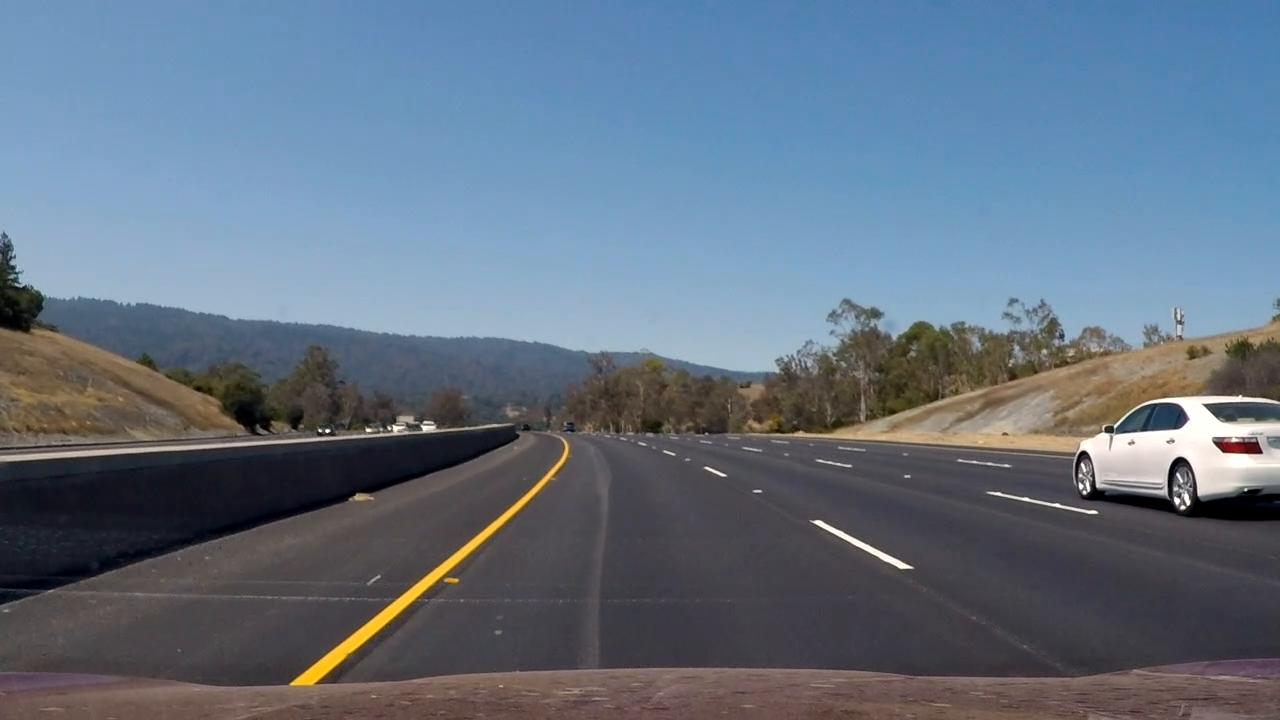
#> input picture test_images/proj_vid_frame8.jpg, 1280 x 720 px
$ jupyter execute --allow-errors extract-cars.ipynb   (shell and % lines are left out)   (older library calls are emulated)
#> lines starting #> are read from the running program, lines starting #| are printed output that depends on the picture
## Data wrangling
Create additional image samples to augment the provided images from the project ([car](https://s3.amazonaws.com/udacity-sdc/Vehicle_Tracking/vehicles.zip) and [notcar](https://s3.amazonaws.com/udacity-sdc/Vehicle_Tracking/non-vehicles.zip)) using the [Udacity data set](https://github.com/udacity/self-driving-car/tree/master/annotations).

[cell 1]
import csv
import cv2
import numpy as np
import scipy.misc
import matplotlib.image as mpimg
import matplotlib.pyplot as plt
import glob

from PIL import Image

[cell 2]
def save_image(filename, image, RGB=False):
    print("Saving {}".format(filename))
    # NOTE: image[:, :, ::-1] reverses the (default BRG from cv2.imwrite) values to RGB (what we expect to see)
    img = image
    if RGB:
        img = image[:, :, ::-1]
    cv2.imwrite('{}'.format(filename), img)

[cell 3]
src_images = './data/udacity/object-detection-crowdai/'
dst_images = './data/udacity/extracted/cars/'

#> (the rest of this cell did not finish here and is left out)

### Augment car and non-car data

#### Use shell command to  copy a number of random files from src_dir to dst_dir
Replace <src_dir> and <dst_dir> with specific directory names

<pre>
<code>
find &lt;src_dir&gt; -type f | shuf | head -&lt;number_of_files&gt; | xargs cp -t &lt;dst_dir&gt;
</code>
</pre>

<pre>
<code>
find ./data/udacity/extracted/cars/ -type f | shuf | head -10000 | xargs cp -t ./data/input/cars_png
</code>
</pre>

[cell 4]
def png2jpg(png_path):
    '''
    Convert a png image to jpg format from the provided file and saves the resultant jpg file.
    '''
    png = Image.open(png_path)
    jpg = png.convert('RGB')
    filename = png_path.split('/')[-1]
    name = filename.split('.')[0]
    path = png_path.replace(filename, '')
    path = path.replace('png', 'jpg')
    jpg.save(path + name + '.jpg')

[cell 5]
# Convert car pngs to jpgs
car_pngs = glob.glob('./data/input/proj_only/cars_png/*.png')
for png in car_pngs:
    png2jpg(png)

[cell 6]
# Convert notcar pngs to jpgs
notcar_pngs = glob.glob('./data/input/proj_only/not-cars_png/*.png')
for png in notcar_pngs:
    png2jpg(png)

### Generate more notcar samples

[cell 7]
frame8 = mpimg.imread('./test_images/proj_vid_frame8.jpg')
#> frame8 is the input picture: shape (720, 1280, 3); mean R, G, B 98.9, 113.4, 129.9

xstart = 0
xstop = 1024
ystart = 460
ystop = 650

[cell 8]
step_size = 8
patch_size = 64
for i in range(xstart, xstop, step_size):
    for j in range(ystart, ystop, step_size):
        if (j + patch_size - 1) <= ystop:
            notcar = frame8[j:j+patch_size, i:i+patch_size]
            save_image('./data/input/more_notcars/ACL8_{}_{}.jpg'.format(j,i), notcar, RGB=True)
#> this loop made 128 passes
#> pass 1, in save_image, `cv2.imwrite('{}'.format(filename), img)`:
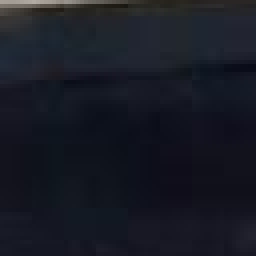
#> saved as ACL8_460_0.jpg: shape (64, 64, 3) (shown 4 times larger); mean B, G, R 36.3, 26.3, 23.8
#> pass 1, in save_image (call 2), `cv2.imwrite('{}'.format(filename), img)`:
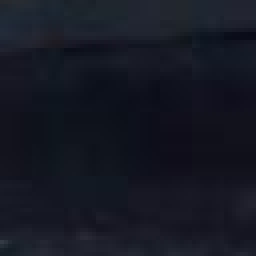
#> saved as ACL8_468_0.jpg: shape (64, 64, 3) (shown 4 times larger); mean B, G, R 35.3, 24.1, 21.4

[cell 9]
from moviepy.editor import VideoFileClip
VideoFileClip("./test_videos/project_video.mp4").save_frame('./test_images/proj_vid_frame24.jpg', 24)
#> (this line was passed over: moviepy is not available in this run)

[cell 10]
frame24 = mpimg.imread('./test_images/proj_vid_frame24.jpg')
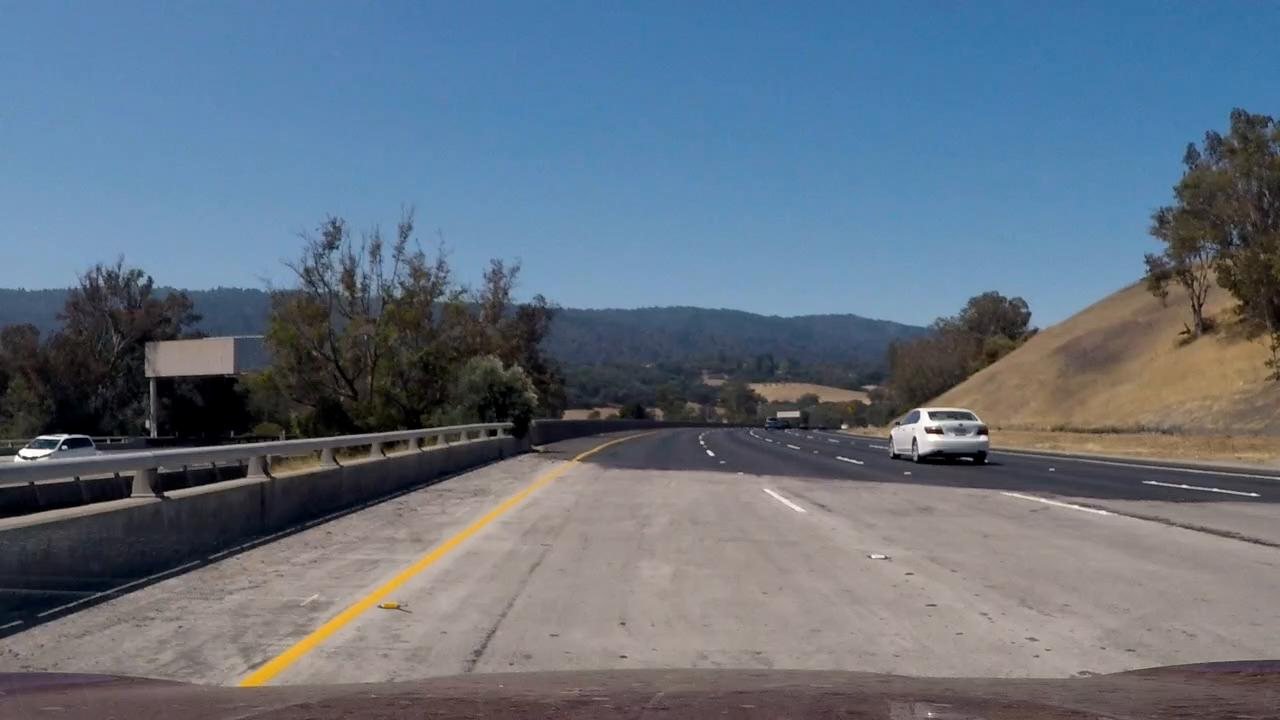
#> input picture test_images/proj_vid_frame24.jpg, 1280 x 720 px
#> frame24 is the input picture: shape (720, 1280, 3); mean R, G, B 99.9, 112.8, 127.7

for i in range(xstart, xstop, step_size):
    for j in range(ystart, ystop, step_size):
        if (j + patch_size - 1) <= ystop:
            notcar = frame24[j:j+patch_size, i:i+patch_size]
            save_image('./data/input/more_notcars/ACL24_{}_{}.jpg'.format(j,i), notcar, RGB=True)
#> this loop made 128 passes
#> pass 1, in save_image (call 2049), `cv2.imwrite('{}'.format(filename), img)`:
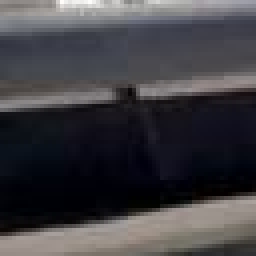
#> saved as ACL24_460_0.jpg: shape (64, 64, 3) (shown 4 times larger); mean B, G, R 67.1, 62.8, 64.2
#> pass 1, in save_image (call 2050), `cv2.imwrite('{}'.format(filename), img)`:
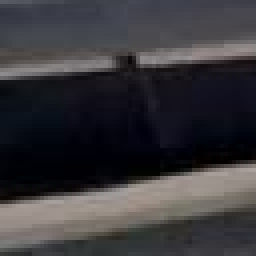
#> saved as ACL24_468_0.jpg: shape (64, 64, 3) (shown 4 times larger); mean B, G, R 59.2, 55.4, 57
#> pass 1, in save_image (call 2051), `cv2.imwrite('{}'.format(filename), img)`:
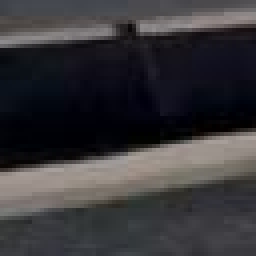
#> saved as ACL24_476_0.jpg: shape (64, 64, 3) (shown 4 times larger); mean B, G, R 57.4, 54.3, 55.9
#> pass 1, in save_image (call 2052), `cv2.imwrite('{}'.format(filename), img)`:
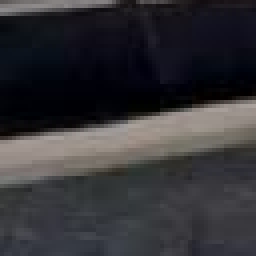
#> saved as ACL24_484_0.jpg: shape (64, 64, 3) (shown 4 times larger); mean B, G, R 54.6, 50.8, 51.8
